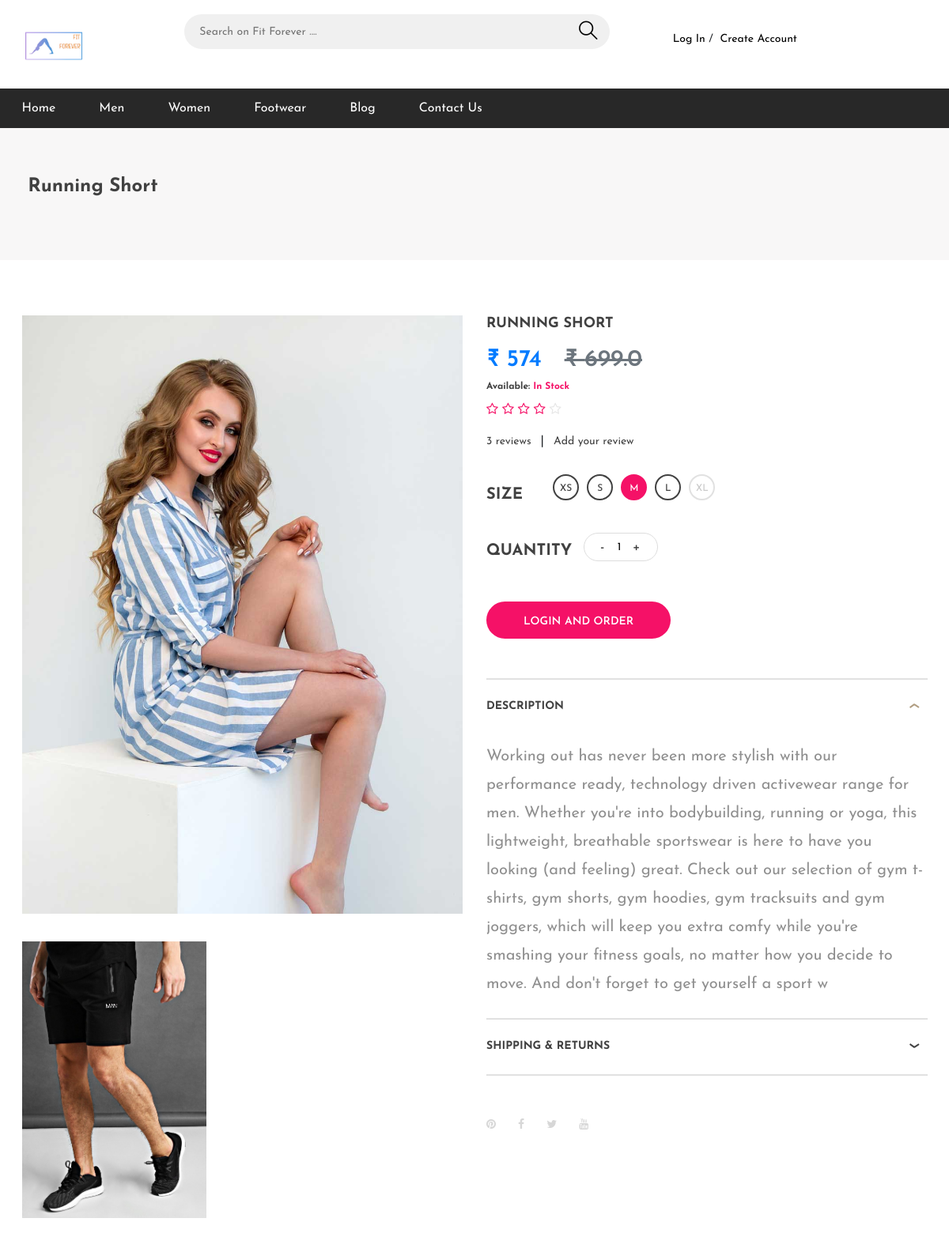
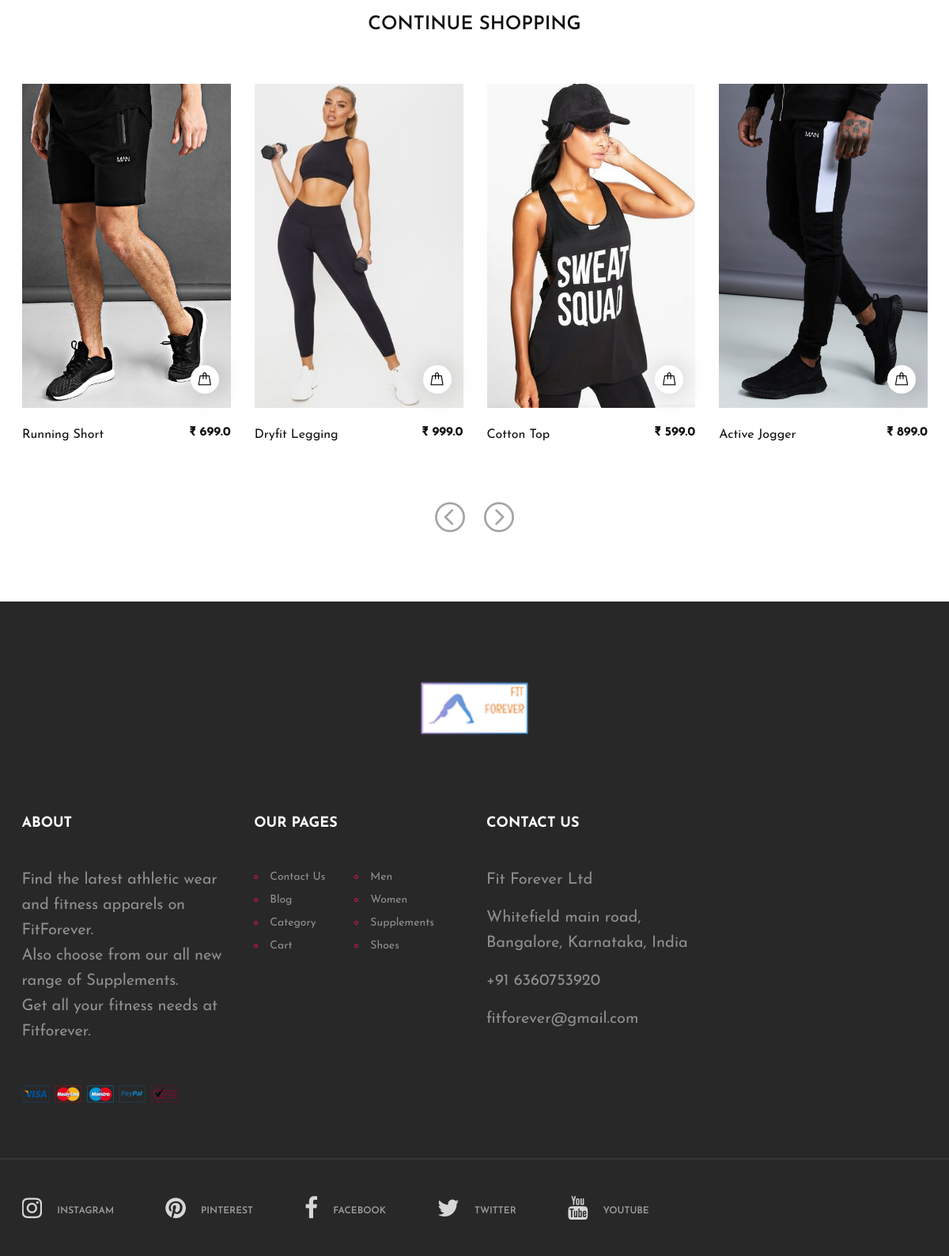
Page /product/1 on the committed database (2 pictures, top to bottom).
### fitforever/models.py (models this page shows, shortened)
class Category(models.Model):
    category_id = models.AutoField(primary_key=True, blank=True)
    name = models.CharField(max_length=50)

class Items(models.Model):
    item_id = models.AutoField(primary_key=True, blank=True)
    title = models.CharField(max_length=100)
    price = models.FloatField()
    discount = models.ForeignKey(Discount, on_delete=models.CASCADE, null=True, blank=True, default=0)
    category = models.ForeignKey(Category, on_delete=models.CASCADE, null=True)
    subcategory = models.ForeignKey(SubCategory, on_delete=models.CASCADE, null=True, blank=True)
    avatar = models.ImageField(upload_to='static/Image', blank=True)
    description = models.CharField(max_length=500, default='None')

### fitforever/views.py (the view)
# urls.py: path('product/<id>', views.product, name='product'),
def product(request, id):
    cats = Category.objects.all()
    categories = []
    cart = Cart.objects.filter(user=request.session.get('user_id')).order_by('-cart_id')
    count = 0
    for cart in cart:
        count += 1
    for c in cats:
        sub = SubCategory.objects.filter(category=c.category_id)
        categories.append({'cat': c, 'sub': sub})
    related = Items.objects.all()
    product = Items.objects.filter(item_id=id).first()
    x = product.price - ((product.price * product.discount.discount) / 100)
    dis = math.ceil(x)
    return render(request, 'product.html',
                  {'product': product, "dis": dis, "categories": categories, 'related': related, "count": count})

### fitforever/models.py (called while the page is built)
    def __str__(self):
       return str(self.discount)

### Templates/product.html (shortened to what this page needs)
<!DOCTYPE html>
<html lang="zxx">
<head>
	<link rel="stylesheet" href="/static/Style/bootstrap.min.css"/>
	<link rel="stylesheet" href="/static/Style/font-awesome.min.css"/>
	<link rel="stylesheet" href="/static/Style/flaticon.css"/>
	<link rel="stylesheet" href="/static/Style/slicknav.min.css"/>
	<link rel="stylesheet" href="/static/Style/jquery-ui.min.css"/>
	<link rel="stylesheet" href="/static/Style/owl.carousel.min.css"/>
	<link rel="stylesheet" href="/static/Style/animate.css"/>
	<link rel="stylesheet" href="/static/Style/style.css"/>
</head>
<body>
	<header class="header-section">
		<div class="header-top">
			<div class="container">
				<div class="row">
					<div class="col-lg-2 text-center text-lg-left">
						<a href="{% url 'index' %}" class="site-logo">
							<img src="/static/Image/logo1.png" height="80" alt="">
						</a>
					</div>
					<div class="col-xl-6 col-lg-5">
						<form class="header-search-form" method="GET" action="search">
							<input type="text" placeholder="Search on Fit Forever ...." name="q" value="{{ request.GET.q }}">
							<button><i class="flaticon-search"></i></button>
						</form>
					</div>
					<div class="col-xl-4 col-lg-5">
						<div class="user-panel">
							<div class="up-item">
								{% if 'user_id' in request.session %}
								<a href="{% url 'account' %}"><i class="flaticon-profile"></i></a>
								<a href="{% url 'account' %}">Hello, <strong>{{request.session.last_name}}</strong></a>
								&nbsp
								<a href="{% url 'logout' %}">Logout</a>
								{% else %}
								<br>
								&nbsp;&nbsp;&nbsp;&nbsp;&nbsp;&nbsp;&nbsp;&nbsp;&nbsp;<a href="{% url 'login' %}">Log In</a>&nbsp;/&nbsp;
								<a href="{% url 'signup' %}">Create Account</a>
								{% endif %}
							</div>
						</div>
					</div>
				</div>
			</div>
		</div>
		<nav class="main-navbar">
			<div class="container">
				<ul class="main-menu">
					<li><a href="{% url 'index' %}">Home</a></li>
					{% for category in categories %}
						{% if category.sub|length != 0  %}
					<li><a href="{% url 'category' category.cat.category_id %}">{{category.cat.name}}</a>
					</li>
					{% else %}
					<li><a href="{% url 'category' category.cat.category_id %}">{{category.cat.name}}</a></li>
					{% endif %}
					{% endfor %}
					{% if 'user_id' in request.session %}
					<li><a href="{% url 'cart' %}">Your Cart</a></li>
					<li><a href="{% url 'blog' %}">Blog</a>
						<ul class="sub-menu">
							<li><a href="{% url 'blog' %}">Read Blogs</a></li>
							<li><a href="{% url 'write' %}">Write a Blog</a></li>
						</ul>
					</li>
					<li><a href="{% url 'contact' %}">Contact Us</a></li>
					{% else %}
					<li><a href="{% url 'blog' %}">Blog</a>
					</li>
					<li><a href="{% url 'contact' %}">Contact Us</a></li>
					{% endif %}
				</ul>
			</div>
		</nav>
	</header>
	<div class="page-top-info">
		<div class="container">
			<h4>&nbsp;{{ product.title }}</h4>
		</div>
	</div>
	<section class="product-section">
	  <form action="{% url 'add_to_cart' %}" method="post">
		<div class="container">
			<div class="row">
				<div class="col-lg-6">
					<div class="product-pic-zoom">
						<img class="product-big-img" src="img/single-product/1.jpg" alt="">
					</div>
					<div class="product-thumbs" tabindex="1" style="overflow: hidden; outline: none;">
						<div class="">
							<a href="/{{ product.avatar }}" class="media-1"> <img src="/{{ product.avatar }}" alt="" height="350"></a>
						</div>
					</div>
				</div>
				<div class="col-lg-6 product-details">
					<h2 class="p-title">{{ product.title }}</h2>
					<h3 class="text-primary">₹ {{ dis }} &nbsp; <strike class="text-secondary">₹ {{ product.price }}</strike></h3>
					<h4 class="p-stock">Available: <span>In Stock</span></h4>
					<div class="p-rating">
						<i class="fa fa-star-o"></i>
						<i class="fa fa-star-o"></i>
						<i class="fa fa-star-o"></i>
						<i class="fa fa-star-o"></i>
						<i class="fa fa-star-o fa-fade"></i>
					</div>
					<div class="p-review">
						<a href="">3 reviews</a>|<a href="">Add your review</a>
					</div>
					<div class="fw-size-choose">
						<p>Size</p>
						<div class="sc-item">
							<label for="xs-size">XS</label>
						</div>
						<div class="sc-item">
							<label for="s-size">S</label>
						</div>
						<div class="sc-item">
							<label for="m-size">M</label>
						</div>
						<div class="sc-item">
							<label for="l-size">L</label>
						</div>
						<div class="sc-item disable">
							<label for="xl-size">XL</label>
						</div>
					</div>
					<div class="quantity">
						<p>Quantity</p>
                        <div class="pro-qty"><input type="tel" name="quantity" pattern="[1-99]" value="1"></div>
                    </div><br>
								{% if 'user_id' in request.session %}
								<button type="submit" class="site-btn">ADD TO CART</button>
								&nbsp
								{% else %}
								<br>
								<a class="site-btn" href="{% url 'login' %}">LOGIN AND ORDER</a>
								{% endif %}						&nbsp;
					<div id="accordion" class="accordion-area">
						<div class="panel">
							<div class="panel-header" id="headingOne">
								<button class="panel-link active" data-toggle="collapse" data-target="#collapse1" aria-expanded="true" aria-controls="collapse1">Description</button>
							</div>
							<div id="collapse1" class="collapse show" aria-labelledby="headingOne" data-parent="#accordion">
								<div class="panel-body">
									<p>{{ product.description }}</p>
								</div>
							</div>
						</div>
						<div class="panel">
							<div class="panel-header" id="headingThree">
								<button class="panel-link" data-toggle="collapse" data-target="#collapse3" aria-expanded="false" aria-controls="collapse3">shipping & Returns</button>
							</div>
						</div>
					</div>
					<div class="social-sharing">
						<a href="https://in.pinterest.com/"><i class="fa fa-pinterest"></i></a>
						<a href="https://www.facebook.com/"><i class="fa fa-facebook"></i></a>
						<a href="https://twitter.com/"><i class="fa fa-twitter"></i></a>
						<a href="https://www.youtube.com/"><i class="fa fa-youtube"></i></a>
					</div>
				</div>
			</div>
		</div>
	  </form>
	</section>
	<section class="related-product-section">
		<div class="container">
			<div class="section-title">
				<h2>CONTINUE SHOPPING</h2>
			</div>
			<div class="product-slider owl-carousel">
				{% for related in related %}
					<div class="product-item">
						<div class="pi-pic">
							<img src="/{{ related.avatar }}" alt=""  height="410">
							<div class="pi-links">
								<a href="{% url 'product' product.item_id %}" class="add-card"><i class="flaticon-bag"></i><span>BUY NOW</span></a>
							</div>
						</div>
						<div class="pi-text">
							<h6>₹ {{ related.price }}</h6>
							<p>{{ related.title }}</p>
						</div>
				</div>
						{% endfor %}
			</div>
		</div>
	</section>
	<section class="footer-section">
		<div class="container">
			<div class="footer-logo text-center">
				<a href="index.html"><img src="/static/Image/logo1.png" height="150" alt=""></a>
			</div>
			<div class="row">
				<div class="col-lg-3 col-sm-6">
					<div class="footer-widget about-widget">
						<h2>About</h2>
						<p>Find the latest athletic wear and fitness apparels on FitForever.<br> Also choose from our all new range of Supplements.<br> Get all your fitness needs at Fitforever. </p>
						<img src="/static/Image/cards.png" alt="">
					</div>
				</div>
				<div class="col-lg-3 col-sm-6">
					<div class="footer-widget about-widget">
						<h2>Our Pages</h2>
						<ul>
							<li><a href="{% url 'contact' %}">Contact Us</a></li>
							<li><a href="{% url 'blog' %}">Blog</a></li>
							<li><a href="#">Category</a></li>
							<li><a href="{% url 'cart' %}">Cart</a></li>
						</ul>
						<ul>
							<li><a href="#">Men</a></li>
							<li><a href="#">Women</a></li>
							<li><a href="#">Supplements</a></li>
							<li><a href="#">Shoes</a></li>
						</ul>
					</div>
				</div>
				<div class="col-lg-3 col-sm-6">
					<div class="footer-widget contact-widget">
						<h2>Contact Us</h2>
						<div class="con-info">
							<p>Fit Forever Ltd </p>
						</div>
						<div class="con-info">
							<p>Whitefield main road, Bangalore, Karnataka, India </p>
						</div>
						<div class="con-info">
							<p>+91 6360753920</p>
						</div>
						<div class="con-info">
							<p>fitforever@gmail.com</p>
						</div>
					</div>
				</div>
			</div>
		</div>
		<div class="social-links-warp">
			<div class="container">
				<div class="social-links">
					<a href="https://www.instagram.com/" class="instagram"><i class="fa fa-instagram"></i><span>instagram</span></a>
					<a href="https://in.pinterest.com/" class="pinterest"><i class="fa fa-pinterest"></i><span>pinterest</span></a>
					<a href="https://www.facebook.com/" class="facebook"><i class="fa fa-facebook"></i><span>facebook</span></a>
					<a href="https://twitter.com/" class="twitter"><i class="fa fa-twitter"></i><span>twitter</span></a>
					<a href="https://www.youtube.com/" class="youtube"><i class="fa fa-youtube"></i><span>youtube</span></a>
				</div>
</div>
		</div>
	</section>
	</body>
</html>

### rows in the picture
Category: cat.name "Men"
Category: cat.name "Women"
Category: cat.name "Footwear"
Items: title "Running Short", avatar (picture), title "RUNNING SHORT", price "699.0", description "Working out has never been more stylish with our performance ready, technology driven activewear range for men. Whether you're into bodybuilding, running or yoga, this lightweight, breathable sportswear is here to have you looking (and feeling) great. Check out our selection of gym t-shirts, gym shorts, gym hoodies, gym tracksuits and gym joggers, which will keep you extra comfy while you're smashing your fitness goals, no matter how you decide to move. And don't forget to get yourself a sport w"
Items: avatar (picture), price "999.0", title "Dryfit Legging"
Items: avatar (picture), price "599.0", title "Cotton Top"
Items: avatar (picture), price "899.0", title "Active Jogger"

### other values in the picture
{{ dis }} "574"
